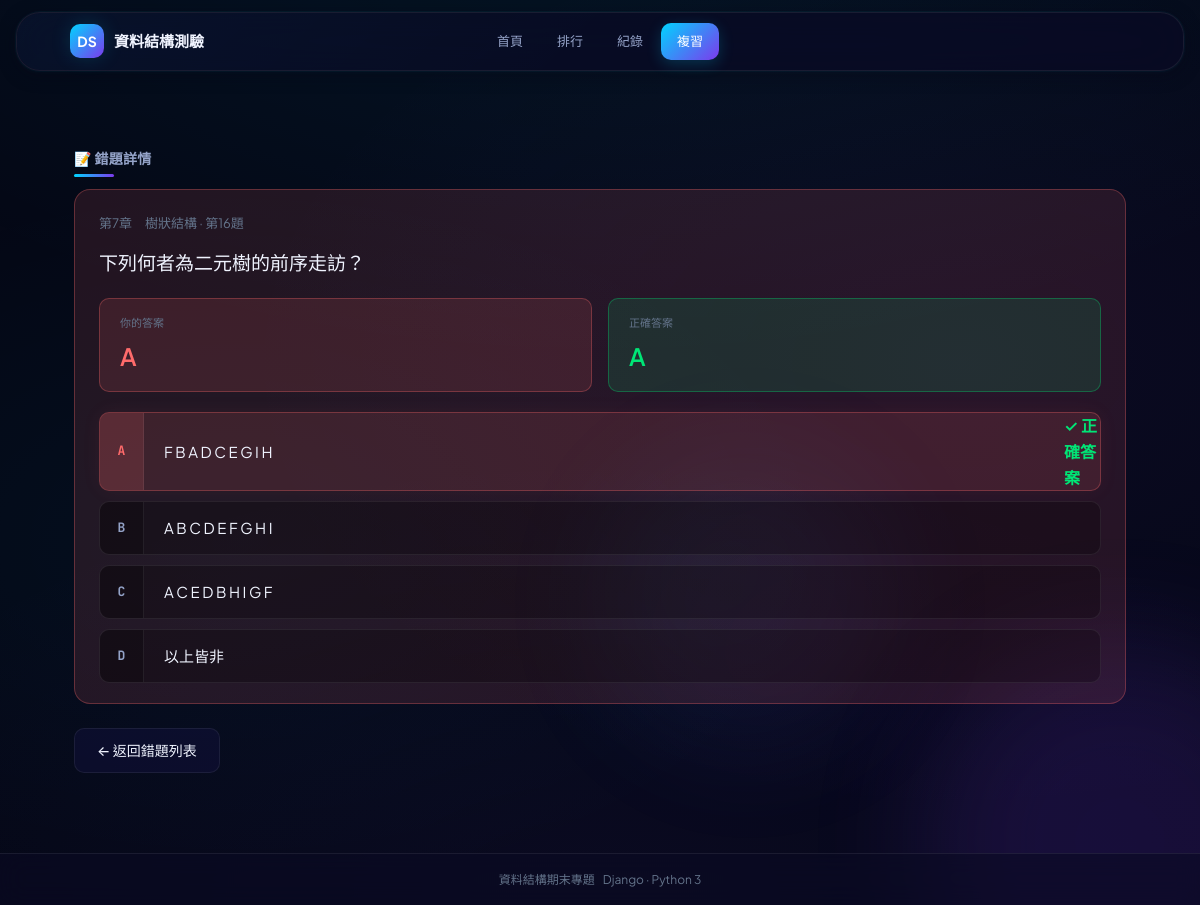
/review-wrong/95/, run on the app's committed database.
### quiz_app/models.py (models this page shows, shortened)
class Question(models.Model):
    DIFFICULTY_CHOICES = [
        ('easy', '簡單'),
        ('medium', '中等'),
        ('hard', '困難'),
    ]
    chapter = models.CharField(max_length=50, verbose_name='章節')
    question_number = models.IntegerField(verbose_name='題號')
    question_text = models.TextField(verbose_name='題目')
    question_image = models.ImageField(
        upload_to='quiz_app/images/',
        blank=True,
        null=True,
        verbose_name='題目圖片'
    )
    option_a = models.CharField(max_length=500, verbose_name='選項A')
    option_b = models.CharField(max_length=500, verbose_name='選項B')
    option_c = models.CharField(max_length=500, verbose_name='選項C')
    option_d = models.CharField(max_length=500, blank=True, null=True, verbose_name='選項D')
    option_e = models.CharField(max_length=500, blank=True, null=True, verbose_name='選項E')
    correct_answer = models.CharField(max_length=1, verbose_name='正確答案')
    difficulty = models.CharField(
        max_length=10,
        choices=DIFFICULTY_CHOICES,
        default='medium',
        verbose_name='難易度'
    )
    sequence_group = models.CharField(
        max_length=50,
        blank=True,
        null=True,
        verbose_name='連貫題組別',
        help_text='同一組別的題目會保持順序'
    )
    is_new = models.BooleanField(default=False, verbose_name='自編題目')
    source_note = models.CharField(
        max_length=200, blank=True, verbose_name='題目來源',
        help_text='若為自編題目，請註明來源或設計說明'
    )
    explanation = models.TextField(
        blank=True, verbose_name='題目詳解',
        help_text='作答後顯示的詳細解析，說明為什麼正確答案是對的'
    )
    error_count = models.IntegerField(default=0, verbose_name='累計錯誤次數')
    total_attempt_count = models.IntegerField(default=0, verbose_name='累計答題次數')
    class Meta:
        verbose_name = '題目'
        verbose_name_plural = '題目'
        unique_together = ['chapter', 'question_number']
        ordering = ['chapter', 'question_number']

### quiz_app/views.py (the view)
# urls.py: path('review-wrong/<int:wrong_id>/', views.review_wrong, name='review_wrong'),
def review_wrong(request, wrong_id):
    wrong = WrongAnswer.objects.get(id=wrong_id)
    question = wrong.question
    options = [
        ('A', question.option_a),
        ('B', question.option_b),
        ('C', question.option_c),
    ]
    if question.option_d:
        options.append(('D', question.option_d))
    if question.option_e:
        options.append(('E', question.option_e))
    return render(request, 'quiz_app/review_wrong.html', {
        'question': question,
        'options': options,
        'user_answer': wrong.user_answer,
        'correct_answer': question.correct_answer,
    })

### quiz_app/templates/quiz_app/review_wrong.html (shortened to what this page needs)
<!DOCTYPE html>
<html lang="zh-Hant">
<head>
  {% load static %}
  <link rel="stylesheet" href="{% static 'quiz_app/css/style.css' %}"/>
</head>
<body>
  <div class="stars">
  </div>
  <div class="floating-orb"></div>
  <div class="floating-orb"></div>
<div class="app">
  <header class="header">
    <div class="header-inner">
      <a class="brand" href="{% url 'home' %}">
        <span class="brand-icon">DS</span>
        <span>資料結構測驗</span>
      </a>
      <nav class="nav" id="main-nav">
        <a class="nav-link" href="{% url 'home' %}">首頁</a>
        <a class="nav-link" href="{% url 'leaderboard' %}">排行</a>
        <a class="nav-link" href="{% url 'quiz_records' %}">紀錄</a>
        <a class="nav-link active" href="{% url 'wrong_answers' %}">複習</a>
      </nav>
    </div>
  </header>
  <main>
    <div class="container">
      <div class="section-head">
        <h3 class="section-title">📝 錯題詳情</h3>
      </div>
      <div class="wrong-item" style="border-radius:var(--radius-lg);padding:20px 24px;">
        <div style="margin-bottom:12px;">
          <span style="font-size:13px;color:var(--text-dim);">{{ question.chapter }} · 第{{ question.question_number }}題</span>
        </div>
        <div class="qstem" style="margin-bottom:20px;">{{ question.question_text }}</div>
        <div style="display:flex;gap:16px;margin-bottom:20px;">
          <div style="flex:1;padding:16px 20px;background:var(--coral-soft);border:1px solid var(--coral-border);border-radius:var(--radius);">
            <div class="mono dim" style="font-size:11px;margin-bottom:4px;">你的答案</div>
            <div style="font-size:24px;font-weight:600;color:var(--coral);">{{ user_answer }}</div>
          </div>
          <div style="flex:1;padding:16px 20px;background:var(--mint-soft);border:1px solid var(--mint-border);border-radius:var(--radius);">
            <div class="mono dim" style="font-size:11px;margin-bottom:4px;">正確答案</div>
            <div style="font-size:24px;font-weight:600;color:var(--mint);">{{ correct_answer }}</div>
          </div>
        </div>
        <div class="options">
          {% for option_key, option_text in options %}
          <div class="option {% if option_key == user_answer %}wrong{% elif option_key == correct_answer %}correct{% endif %}" style="cursor:default;">
            <span class="opt-letter">{{ option_key }}</span>
            <span class="opt-text">{{ option_text }}</span>
            {% if option_key == correct_answer %}
            <span class="opt-mark" style="color:var(--mint);">✓ 正確答案</span>
            {% elif option_key == user_answer %}
            <span class="opt-mark" style="color:var(--coral);">✗ 你的答案</span>
            {% endif %}
          </div>
          {% endfor %}
        </div>
      </div>
      <div style="margin-top:24px;">
        <a class="btn" href="{% url 'wrong_answers' %}">← 返回錯題列表</a>
      </div>
    </div>
  </main>
  <footer class="app-footer">
    <div class="container footer-inner" style="padding:0;">
      <div class="dim" style="font-size:12px">資料結構期末專題</div>
      <div class="dim" style="font-size:12px">Django · Python 3</div>
    </div>
  </footer>
</div>
</body>
</html>

### data on the page
Question: chapter "第7章 樹狀結構", question_number "16", question_text "下列何者為二元樹的前序走訪？", options "F B A D C E G I H" "A B C D E F G H I" "A C E D B H I G F" "以上皆非"

### other printed values
{{ user_answer }} "A"
{{ correct_answer }} "A"
{{ option_key }} "A" "B" "C" "D"
